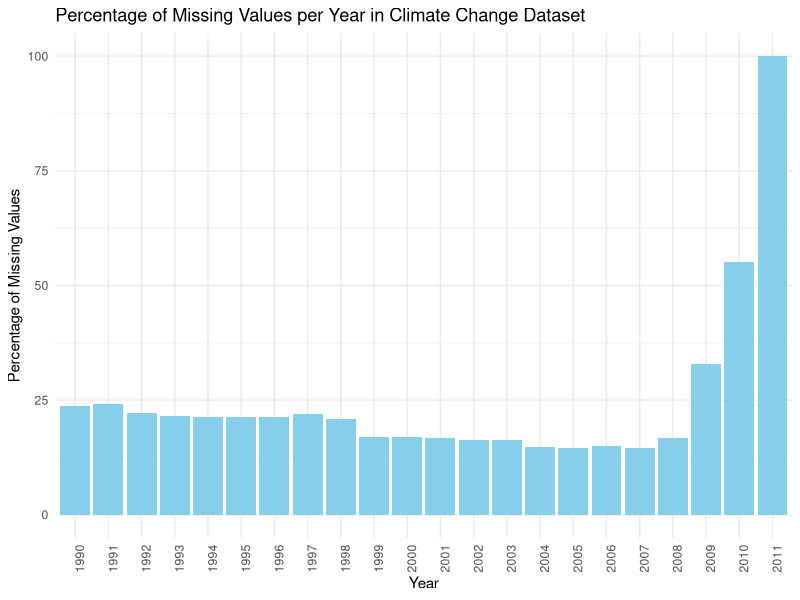
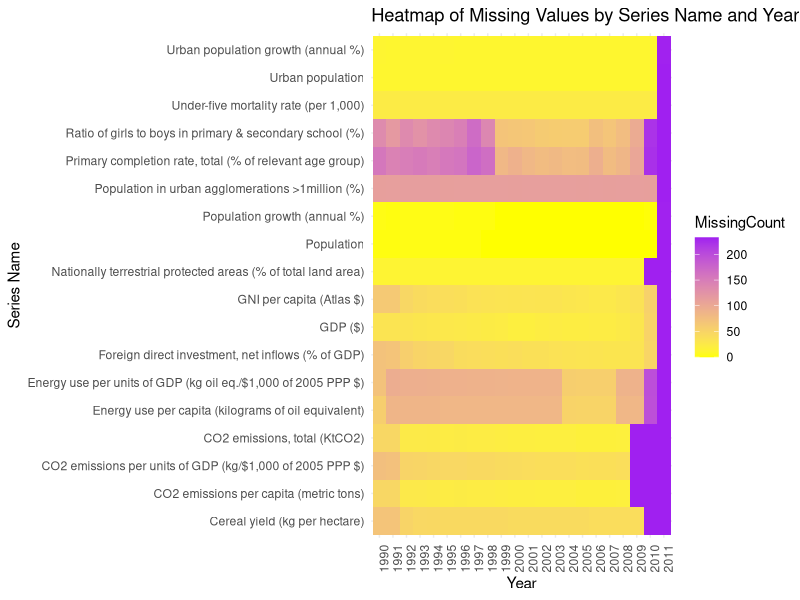
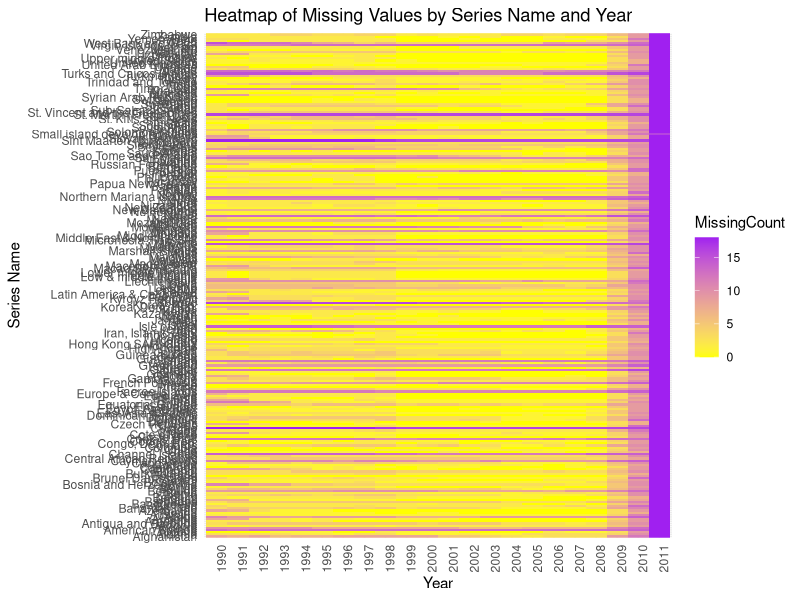
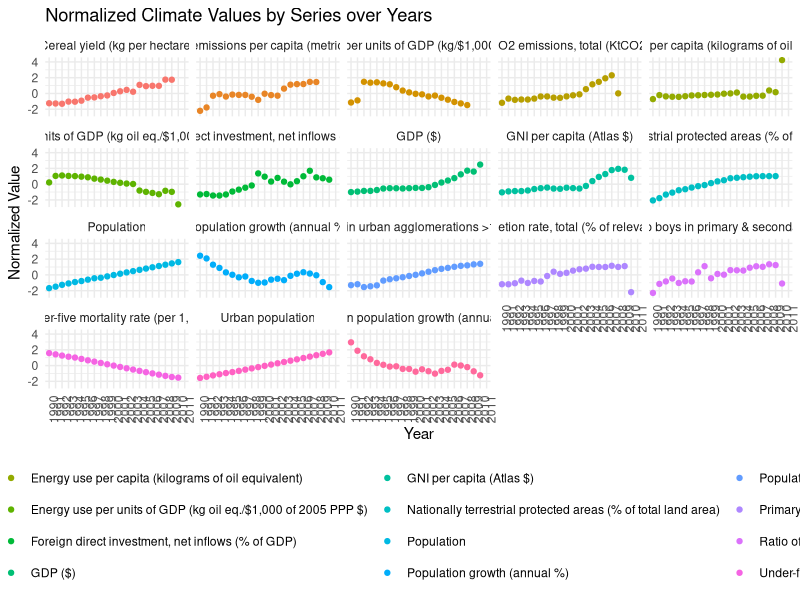
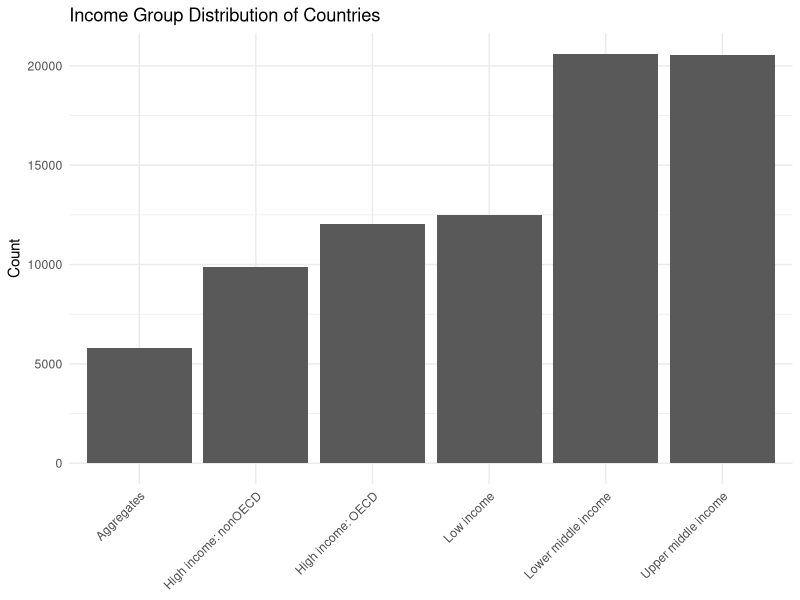
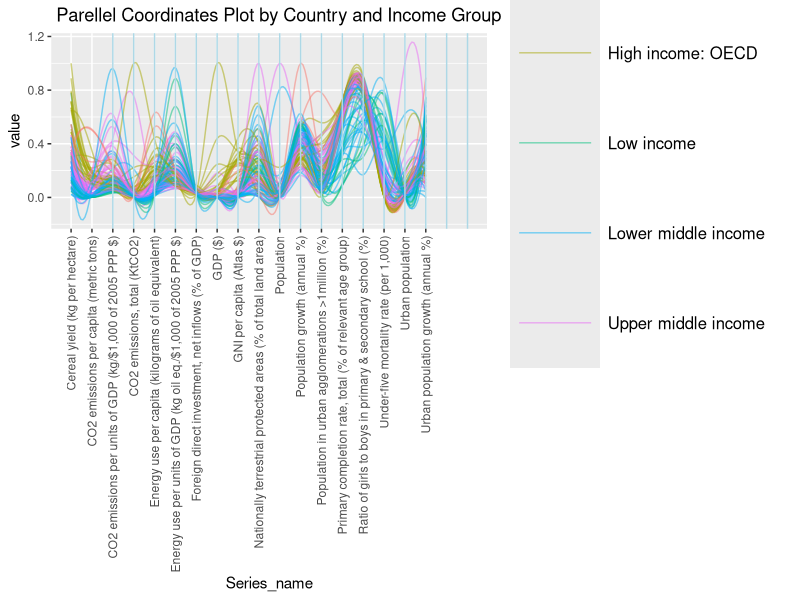
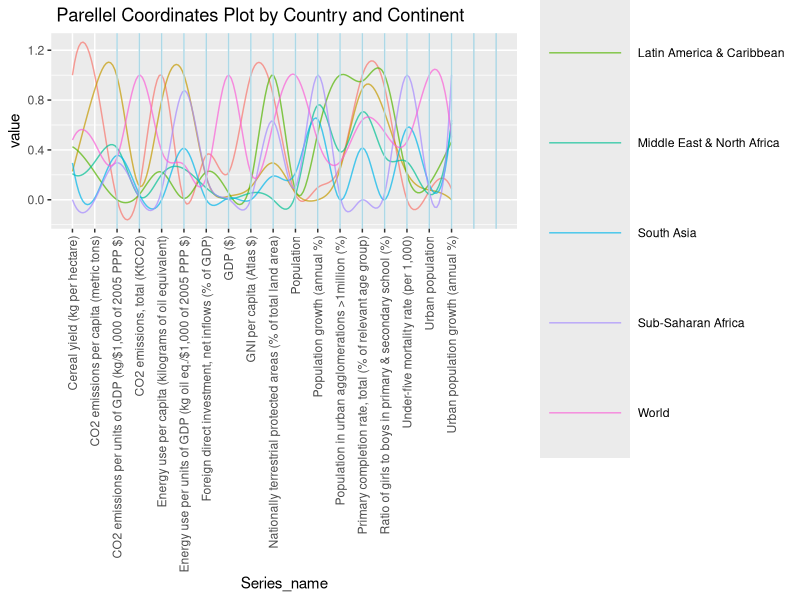
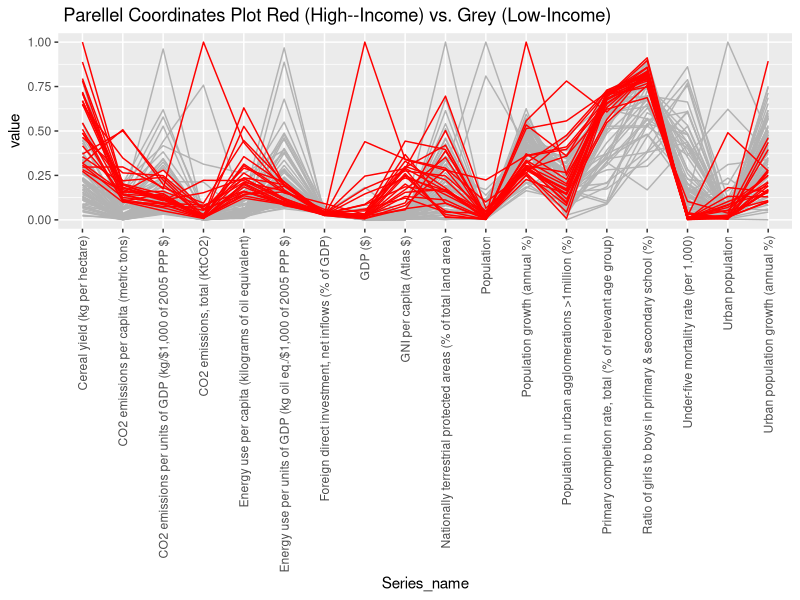

The R source for these figures, in order:
## ---- chunk 1
knitr::opts_chunk$set(echo = TRUE)
library(GGally) # Make sure this line is here to load GGally
library(readr)
library(dplyr)
library(tidyverse)
## ---- chunk 2
library(readr)
data <- read_csv("data/cleaned_and_ready/data_cleaned.csv")
library(dplyr)
library(tidyverse)

data <- data %>%
  select(-SCALE, -Decimals, -Income_group)
# Drop non-year columns
data_simplified <- data[, 5:ncol(data)]

# Convert the Year columns to character type
data_simplified <- data_simplified %>%
  mutate(across(starts_with("20") | starts_with("19"), as.character))

# Convert data to a long format
data_long <- pivot_longer(data_simplified, cols = everything(), names_to = "Year", values_to = "Value")

# Calculate the total number of entries for each year
total_values <- data_long %>%
                group_by(Year) %>%
                summarise(Total = n())

# Count the missing values for each year
missing_values <- data_long %>%
                  group_by(Year) %>%
                  summarise(Missing = sum(is.na(Value)))

# Join the dataframes to calculate the percentage
percentage_missing <- left_join(missing_values, total_values, by = "Year") %>%
                      mutate(Percentage = (Missing / Total) * 100)

# Create a bar plot for the percentage of missing values
ggplot(percentage_missing, aes(x = Year, y = Percentage)) +
  geom_bar(stat = "identity", fill = "skyblue") +
  theme_minimal() +
  theme(axis.text.x = element_text(angle = 90, hjust = 1)) +
  labs(title = "Percentage of Missing Values per Year in Climate Change Dataset",
       x = "Year",
       y = "Percentage of Missing Values")
## ---- chunk 3

# Select only the 'Series name' and year columns for analysis
data_simplified <- data[, c("Series_name", names(data)[5:ncol(data)])] # Adjust if needed

# Convert data to a long format
data_long <- pivot_longer(data_simplified, cols = -Series_name, names_to = "Year", values_to = "Value")

# Create a new column to indicate missing values (1 if missing, 0 if not)
data_long$IsMissing <- as.integer(is.na(data_long$Value))

# Aggregate the data to count missing values for each 'Series name' and 'Year'
missing_values_count <- data_long %>%
                        group_by(Series_name, Year) %>%
                        summarise(MissingCount = sum(IsMissing)) %>%
                        ungroup()

# Create a heatmap
ggplot(missing_values_count, aes(x = Year, y = Series_name, fill = MissingCount)) +
  geom_tile() +
  scale_fill_gradient(low = "yellow", high = "purple") +
  theme_minimal() +
  theme(axis.text.x = element_text(angle = 90, hjust = 1), axis.text.y = element_text(angle = 0, hjust = 1)) +
  labs(title = "Heatmap of Missing Values by Series Name and Year",
       x = "Year",
       y = "Series Name")

## ---- chunk 4
# Load necessary libraries
library(tidyverse)

# Select only the 'Country name' and year columns for analysis
data_simplified <- data[, c("Country_name", names(data)[5:ncol(data)])] # Adjust if needed

# Convert data to a long format
data_long <- pivot_longer(data_simplified, cols = -Country_name, names_to = "Year", values_to = "Value")

# Create a new column to indicate missing values (1 if missing, 0 if not)
data_long$IsMissing <- as.integer(is.na(data_long$Value))

# Aggregate the data to count missing values for each 'Series name' and 'Year'
missing_values_count <- data_long %>%
                        group_by(Country_name, Year) %>%
                        summarise(MissingCount = sum(IsMissing)) %>%
                        ungroup()

# Create a heatmap
ggplot(missing_values_count, aes(x = Year, y = Country_name, fill = MissingCount)) +
  geom_tile() +
  scale_fill_gradient(low = "yellow", high = "purple") +
  theme_minimal() +
  theme(axis.text.x = element_text(angle = 90, hjust = 1), axis.text.y = element_text(angle = 0, hjust = 1)) +
  labs(title = "Heatmap of Missing Values by Series Name and Year",
       x = "Year",
       y = "Series Name")

## ---- chunk 5
library(ggplot2)
library(dplyr)
library(tidyr)

filtered_data <- data 
# Rename columns if necessary
names(filtered_data)[names(filtered_data) == "Country name"] <- "Country_name"
names(filtered_data)[names(filtered_data) == "Series name"] <- "Series_name"

long_data <- pivot_longer(filtered_data, 
                          cols = starts_with("19") | starts_with("20"), 
                          names_to = "Year", 
                          values_to = "Value")
aggregated_data <- long_data %>%
    group_by(Series_name, Year) %>%
    summarise(Avg_Value = mean(Value, na.rm = TRUE))

# Normalize the data by Series_name
normalized_data <- aggregated_data %>%
    group_by(Series_name) %>%
    mutate(Normalized_Value = scale(Avg_Value))




ggplot(normalized_data, aes(x = Year, y = Normalized_Value, color = Series_name)) + 
    geom_point() + 
    facet_wrap(~ Series_name) + 
    theme_minimal() + 
    labs(title = "Normalized Climate Values by Series over Years", 
         x = "Year", 
         y = "Normalized Value") + 
    theme(axis.text.x = element_text(angle = 90, hjust = 1),
          legend.position = "bottom")

## ---- chunk 6
library(readr)
data <- read_csv("data/cleaned_and_ready/data_cleaned.csv")
library(dplyr)
library(tidyverse)
#same as before but with Income Group
data <- data %>%
  select(-SCALE, -Decimals)

impute_data <- data 
impute_data$MeanValue <- rowMeans(impute_data[, 5:26], na.rm = TRUE)
impute_data <- impute_data[!is.na(impute_data$MeanValue), ]
impute_data <- impute_data %>%
  mutate(across(`1990`:`2011`, ~ifelse(is.na(.), MeanValue, .)))
#impute_data <- impute_data %>%
#  select(-MeanValue)

# Convert data to long format and adjust types
long_data <- impute_data %>%
  pivot_longer(cols = starts_with("19") | starts_with("20"), names_to = "Year", values_to = "Value") %>%
  mutate(Year = as.integer(Year), Income_group = as.factor(Income_group))
# Bar plot for income group distribution
ggplot(long_data, aes(x = Income_group)) +
  geom_bar() +
  theme_minimal() +
  theme(
    axis.text.x = element_text(angle = 45, hjust = 1),  # Rotate x-axis labels by 45 degrees
    axis.title.x = element_blank(),  # Remove x-axis label
  ) +
  labs(title = "Income Group Distribution of Countries", x = "Income Group", y = "Count")
## ---- chunk 7
library(readr)
data <- read_csv("data/cleaned_and_ready/data_cleaned.csv")
library(dplyr)
library(tidyverse)
#same as before but with Income Group
data <- data %>%
  select(-SCALE, -Decimals)

impute_data <- data 
impute_data$MeanValue <- rowMeans(impute_data[, 5:26], na.rm = TRUE)
impute_data <- impute_data[!is.na(impute_data$MeanValue), ]
impute_data <- impute_data %>%
  mutate(across(`1990`:`2011`, ~ifelse(is.na(.), MeanValue, .)))
impute_data <- impute_data %>%
select(-MeanValue)

# Convert data to long format and adjust types
long_data <- impute_data %>%
  pivot_longer(cols = starts_with("19") | starts_with("20"), names_to = "Year", values_to = "Value") %>%
  mutate(Year = as.integer(Year), Income_group = as.factor(Income_group))

# Group by 'Country_name' and 'Series_name', and calculate the average 'Value'
averaged_data <- long_data %>%
  group_by(Country_name, Income_group, Series_name) %>%
  summarise(Average_Value = mean(Value, na.rm = TRUE))

wide_data <- averaged_data %>%
              group_by(Country_name, Income_group) %>%
              spread(key = Series_name, value = Average_Value)

wide_data <- wide_data %>%
  filter(Income_group != "Aggregates")

#wide_data <- wide_data[-(1:15),]
# Plotting the parallel coordinates plot
ggparcoord(wide_data, columns = 3:20, alphaLines = .5,
           scale = "uniminmax", splineFactor = 10, groupColumn = 2) + 
  geom_vline(xintercept = 3:20, color = "lightblue") + 
  theme(
    axis.text.x = element_text(angle = 90, vjust = 0.5, hjust = 1),
    legend.text = element_text(size = 12), # Increase the text size of legend items
    legend.key.size = unit(4.5, 'lines')  # Increase the size of the legend keys
  )  +
  labs(
    x = "Series_name",  # Add your x-axis title here
    title = " Parellel Coordinates Plot by Country and Income Group"
  )
## ---- chunk 8
library(readr)
data <- read_csv("data/cleaned_and_ready/data_cleaned.csv")
library(dplyr)
library(tidyverse)
#same as before but with Income Group
data <- data %>%
  select(-SCALE, -Decimals)

impute_data <- data 
impute_data$MeanValue <- rowMeans(impute_data[, 5:26], na.rm = TRUE)
impute_data <- impute_data[!is.na(impute_data$MeanValue), ]
impute_data <- impute_data %>%
  mutate(across(`1990`:`2011`, ~ifelse(is.na(.), MeanValue, .)))
impute_data <- impute_data %>%
select(-MeanValue)

# Convert data to long format and adjust types
long_data <- impute_data %>%
  pivot_longer(cols = starts_with("19") | starts_with("20"), names_to = "Year", values_to = "Value") %>%
  mutate(Year = as.integer(Year), Income_group = as.factor(Income_group))

# Group by 'Country_name' and 'Series_name', and calculate the average 'Value'
averaged_data <- long_data %>%
  group_by(Country_name, Income_group, Series_name) %>%
  summarise(Average_Value = mean(Value, na.rm = TRUE))

wide_data <- averaged_data %>%
              group_by(Country_name, Income_group) %>%
              spread(key = Series_name, value = Average_Value)

wide_data <- wide_data %>%
  filter(Income_group == "Aggregates") %>%
    filter(!grepl("income", Country_name, ignore.case = TRUE))


#wide_data <- wide_data[-(1:15),]
# Plotting the parallel coordinates plot
ggparcoord(wide_data, columns = 3:20, alphaLines = .7,
           scale = "uniminmax", splineFactor = 10, groupColumn = 1) + 
  geom_vline(xintercept = 3:20, color = "lightblue") + 
  theme(axis.text.x = element_text(angle = 90, vjust = 0.5, hjust = 1),
      legend.key.size = unit(4.5, 'lines'))  +
  labs(
    x = "Series_name",  
    title = " Parellel Coordinates Plot by Country and Continent"
  ) +
   guides(color = guide_legend(title = "Continent"))


## ---- chunk 9
library(readr)
data <- read_csv("data/cleaned_and_ready/data_cleaned.csv")
library(dplyr)
library(tidyverse)
#same as before but with Income Group
data <- data %>%
  select(-SCALE, -Decimals)

impute_data <- data 
impute_data$MeanValue <- rowMeans(impute_data[, 5:26], na.rm = TRUE)
impute_data <- impute_data[!is.na(impute_data$MeanValue), ]
impute_data <- impute_data %>%
  mutate(across(`1990`:`2011`, ~ifelse(is.na(.), MeanValue, .)))
impute_data <- impute_data %>%
select(-MeanValue)

# Convert data to long format and adjust types
long_data <- impute_data %>%
  pivot_longer(cols = starts_with("19") | starts_with("20"), names_to = "Year", values_to = "Value") %>%
  mutate(Year = as.integer(Year), Income_group = as.factor(Income_group))

# Group by 'Country_name' and 'Series_name', and calculate the average 'Value'
averaged_data <- long_data %>%
  group_by(Country_name, Income_group, Series_name) %>%
  summarise(Average_Value = mean(Value, na.rm = TRUE))

wide_data <- averaged_data %>%
              group_by(Country_name, Income_group) %>%
              spread(key = Series_name, value = Average_Value)

wide_data <- wide_data %>%
  filter(Income_group != "Aggregates")


wide_data <- wide_data %>%
  mutate(color = factor(ifelse(grepl("High", Income_group, ignore.case = TRUE), 1, 0))) %>%
  arrange(color)
# Use ggparcoord with the 'color' column
ggparcoord(wide_data, columns = 3:20, groupColumn = "color", scale = "uniminmax") +
  scale_color_manual(values = c("grey70", "red")) +
  guides(color = FALSE) +
  theme(
    axis.text.x = element_text(angle = 90, vjust = 0.5, hjust = 1)  # Make x-axis labels vertical
  ) + labs(
    x = "Series_name",  
    title = " Parellel Coordinates Plot Red (High--Income) vs. Grey (Low-Income)"
  ) 
## ---- chunk 10
library(readr)
library(dplyr)
library(ggplot2)

# Load your data here
# wide_data <- read_csv("path_to_your_data.csv")

# Select only the relevant columns for the plot
plot_data <- wide_data %>%
  select(Country_name, `CO2 emissions per capita (metric tons)`, color)

# Create a Cleveland dot plot for "CO2 emissions per capita (metric tons)"
ggplot(plot_data, aes(x = `CO2 emissions per capita (metric tons)`, y = Country_name, color = factor(color))) +
  geom_point(size = 3) +  # Increase the size of the dots
  scale_color_manual(values = c("0" = "black", "1" = "red")) +
  theme_minimal() +
  theme(
    axis.text.x = element_text(angle = 90, hjust = 1),
    legend.position = "bottom"
  ) +
  labs(x = "CO2 emissions per capita (metric tons)", y = NULL, color = "Color", title = "Cleveland Dot Plot of CO2 Emissions per Capita")
